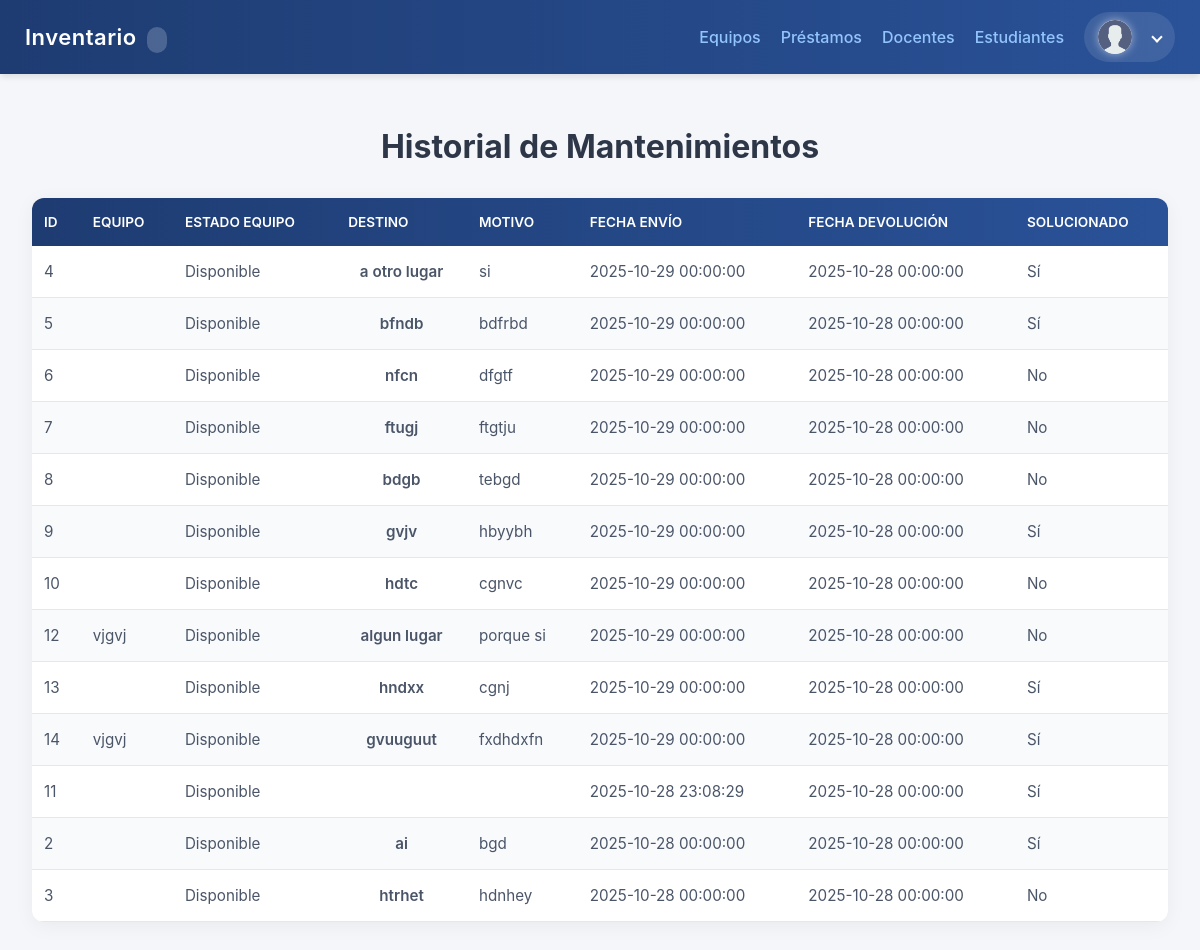
/public/mantenimientos.php, run on the app's committed database.
### tables this page shows
CREATE TABLE `mantenimientos` (
  `id` int(11) NOT NULL,
  `equipo_id` int(11) NOT NULL,
  `usuario_id` int(11) DEFAULT NULL,
  `reporte_id` int(11) DEFAULT NULL,
  `destino` varchar(255) DEFAULT NULL,
  `motivo` text DEFAULT NULL,
  `fecha_envio` datetime NOT NULL,
  `fecha_devolucion` datetime DEFAULT NULL,
  `solucionado` tinyint(1) DEFAULT NULL,
  `observaciones` text DEFAULT NULL,
  `creado_en` timestamp NOT NULL DEFAULT current_timestamp()
);

CREATE TABLE `equipos` (
  `id` int(11) NOT NULL,
  `area_id` int(11) NOT NULL,
  `sala_id` int(11) DEFAULT NULL,
  `tipo` varchar(60) NOT NULL,
  `marca` varchar(80) DEFAULT NULL,
  `modelo` varchar(120) DEFAULT NULL,
  `nro_serie` varchar(120) DEFAULT NULL,
  `serial_interno` varchar(32) NOT NULL,
  `estado` varchar(20) NOT NULL DEFAULT 'bueno',
  `prestado` tinyint(1) NOT NULL DEFAULT 0,
  `con_reporte` tinyint(1) NOT NULL DEFAULT 0,
  `detalles` longtext DEFAULT NULL CHECK (json_valid(`detalles`)),
  `creado_en` timestamp NOT NULL DEFAULT current_timestamp(),
  `actualizado_en` timestamp NULL DEFAULT NULL ON UPDATE current_timestamp(),
  `en_mantenimiento` tinyint(1) DEFAULT 0,
  `con_fallos` tinyint(1) DEFAULT 0
);

### public/mantenimientos.php (the view, shortened to what this page needs)
<?php
require __DIR__ . '/../config/db.php';
$sql = "SELECT m.id AS mantenimiento_id, m.equipo_id, m.destino, m.motivo,
               m.fecha_envio, m.fecha_devolucion, m.solucionado, m.observaciones,
               e.marca, e.modelo, e.estado
        FROM mantenimientos m
        LEFT JOIN equipos e ON e.id = m.equipo_id
        ORDER BY m.fecha_envio DESC";
$res = $mysqli->query($sql);
$mantenimientos = $res ? $res->fetch_all(MYSQLI_ASSOC) : [];
?>
<!doctype html>
<html lang="es">
<head>
    <link rel="stylesheet" href="../css/tabla_mantenimientos.css">
</head>
<body>
<?php include __DIR__ . '/navbar.php'; ?>
<div class="container">
    <h1>Historial de Mantenimientos</h1>
    <?php if (!$mantenimientos): ?>
        <p class="muted">No hay registros de mantenimientos.</p>
    <?php else: ?>
        <table>
            <thead>
                <tr>
                    <th>ID</th>
                    <th>Equipo</th>
                    <th>Estado Equipo</th>
                    <th>Destino</th>
                    <th>Motivo</th>
                    <th>Fecha Envío</th>
                    <th>Fecha Devolución</th>
                    <th>Solucionado</th>
                </tr>
            </thead>
            <tbody>
                <?php foreach ($mantenimientos as $m): ?>
                <tr>
                    <td><?= $m['mantenimiento_id'] ?></td>
                    <td><?= htmlspecialchars($m['marca'] . ' ' . $m['modelo']) ?></td>
                    <td><?= htmlspecialchars($m['estado']) ?></td>
                    <td><?= htmlspecialchars($m['destino']) ?></td>
                    <td><?= htmlspecialchars($m['motivo']) ?></td>
                    <td><?= $m['fecha_envio'] ?></td>
                    <td><?= $m['fecha_devolucion'] ?? '<span class="muted">No devuelto</span>' ?></td>
                    <td class="<?= $m['solucionado'] ? 'status-active' : 'status-returned' ?>">
                        <?= $m['solucionado'] ? 'Sí' : 'No' ?>
                    </td>
                </tr>
                <?php endforeach; ?>
            </tbody>
        </table>
    <?php endif; ?>
</div>
</body>
</html>

### css/tabla_mantenimientos.css (style rules this page uses)
body { font-family: 'Segoe UI', Tahoma, Geneva, Verdana, sans-serif; background: #f7fafc; margin: 0; }
.container { padding: 2rem; }
h1 { text-align: center; color: #2d3748; margin-bottom: 2rem; }
table { width: 100%; border-collapse: collapse; font-size: 0.95rem; background: #fff; border-radius: 12px; overflow: hidden; box-shadow: 0 4px 20px rgba(0, 0, 0, 0.05); }
thead { background: linear-gradient(90deg, #1e3c72, #2a5298); color: #fff; }
th { color: #fff; padding: 1rem 0.75rem; text-align: left; font-weight: 600; font-size: 0.85rem; text-transform: uppercase; }
td { padding: 1rem 0.75rem; border-bottom: 1px solid #e2e8f0; color: #4a5568; }
tbody tr:nth-child(even) { background: #f8fafc; }
td:nth-child(4) { font-weight: 600; text-align: center; }

### css/navbar.css (style rules this page uses)
:root { --primary-color: #6366f1; --secondary-color: #0f172a; --secondary-light: #1e293b; --bg-dark: #0f172a; --shadow-md: 0 4px 6px -1px rgba(0, 0, 0, 0.1); --transition-fast: 150ms ease-in-out; --bg-secondary: #ffffff; --text-primary: #1e293b; --table-header-bg: #1e3a8a; --table-header-text: #ffffff; }
body { margin: 0; font-family: 'Inter', -apple-system, BlinkMacSystemFont, 'Segoe UI', Roboto, sans-serif; background-color: #f5f6fa; }

### data on the page
mantenimientos: id "4", equipo.estado "Disponible", destino "a otro lugar", motivo "si", fecha_envio "2025-10-29 00:00:00", fecha_devolucion "2025-10-28 00:00:00", solucionado "Sí"
mantenimientos: id "5", equipo.estado "Disponible", destino "bfndb", motivo "bdfrbd", fecha_envio "2025-10-29 00:00:00", fecha_devolucion "2025-10-28 00:00:00", solucionado "Sí"
mantenimientos: id "6", equipo.estado "Disponible", destino "nfcn", motivo "dfgtf", fecha_envio "2025-10-29 00:00:00", fecha_devolucion "2025-10-28 00:00:00", solucionado "No"
mantenimientos: id "7", equipo.estado "Disponible", destino "ftugj", motivo "ftgtju", fecha_envio "2025-10-29 00:00:00", fecha_devolucion "2025-10-28 00:00:00", solucionado "No"
mantenimientos: id "8", equipo.estado "Disponible", destino "bdgb", motivo "tebgd", fecha_envio "2025-10-29 00:00:00", fecha_devolucion "2025-10-28 00:00:00", solucionado "No"
mantenimientos: id "9", equipo.estado "Disponible", destino "gvjv", motivo "hbyybh", fecha_envio "2025-10-29 00:00:00", fecha_devolucion "2025-10-28 00:00:00", solucionado "Sí"
mantenimientos: id "10", equipo.estado "Disponible", destino "hdtc", motivo "cgnvc", fecha_envio "2025-10-29 00:00:00", fecha_devolucion "2025-10-28 00:00:00", solucionado "No"
mantenimientos: id "12", equipo.modelo "vjgvj", equipo.estado "Disponible", destino "algun lugar", motivo "porque si", fecha_envio "2025-10-29 00:00:00", fecha_devolucion "2025-10-28 00:00:00", solucionado "No"
mantenimientos: id "13", equipo.estado "Disponible", destino "hndxx", motivo "cgnj", fecha_envio "2025-10-29 00:00:00", fecha_devolucion "2025-10-28 00:00:00", solucionado "Sí"
mantenimientos: id "14", equipo.modelo "vjgvj", equipo.estado "Disponible", destino "gvuuguut", motivo "fxdhdxfn", fecha_envio "2025-10-29 00:00:00", fecha_devolucion "2025-10-28 00:00:00", solucionado "Sí"
mantenimientos: id "11", equipo.estado "Disponible", fecha_envio "2025-10-28 23:08:29", fecha_devolucion "2025-10-28 00:00:00", solucionado "Sí"
mantenimientos: id "2", equipo.estado "Disponible", destino "ai", motivo "bgd", fecha_envio "2025-10-28 00:00:00", fecha_devolucion "2025-10-28 00:00:00", solucionado "Sí"
mantenimientos: id "3", equipo.estado "Disponible", destino "htrhet", motivo "hdnhey", fecha_envio "2025-10-28 00:00:00", fecha_devolucion "2025-10-28 00:00:00", solucionado "No"
